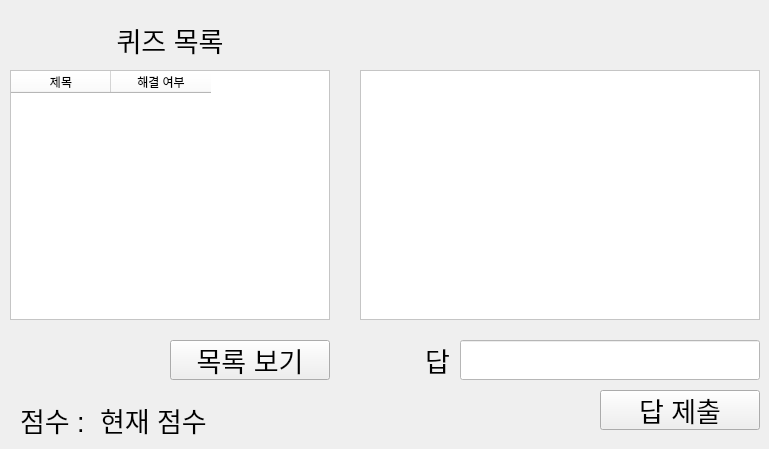
     <widget class="QWidget" name="tab_5">
      <attribute name="title">
       <string>조류</string>
      </attribute>
      <widget class="QPushButton" name="sendAnswer3">
       <property name="geometry">
        <rect>
         <x>600</x>
         <y>390</y>
         <width>160</width>
         <height>40</height>
        </rect>
       </property>
       <property name="font">
        <font>
         <pointsize>20</pointsize>
        </font>
       </property>
       <property name="text">
        <string>답 제출</string>
       </property>
      </widget>
      <widget class="QTextBrowser" name="quizText3">
       <property name="geometry">
        <rect>
         <x>360</x>
         <y>70</y>
         <width>400</width>
         <height>250</height>
        </rect>
       </property>
       <property name="font">
        <font>
         <pointsize>16</pointsize>
         <weight>75</weight>
         <bold>true</bold>
        </font>
       </property>
       <property name="styleSheet">
        <string notr="true">background-color:rgb(255, 255, 255)</string>
       </property>
       <property name="html">
        <string>&lt;!DOCTYPE HTML PUBLIC &quot;-//W3C//DTD HTML 4.0//EN&quot; &quot;http://www.w3.org/TR/REC-html40/strict.dtd&quot;&gt;
&lt;html&gt;&lt;head&gt;&lt;meta name=&quot;qrichtext&quot; content=&quot;1&quot; /&gt;&lt;style type=&quot;text/css&quot;&gt;
p, li { white-space: pre-wrap; }
&lt;/style&gt;&lt;/head&gt;&lt;body style=&quot; font-family:'Gulim'; font-size:16pt; font-weight:600; font-style:normal;&quot;&gt;
&lt;p style=&quot;-qt-paragraph-type:empty; margin-top:0px; margin-bottom:0px; margin-left:0px; margin-right:0px; -qt-block-indent:0; text-indent:0px; font-weight:400;&quot;&gt;&lt;br /&gt;&lt;/p&gt;&lt;/body&gt;&lt;/html&gt;</string>
       </property>
      </widget>
      <widget class="QLabel" name="exact3">
       <property name="geometry">
        <rect>
         <x>460</x>
         <y>390</y>
         <width>80</width>
         <height>40</height>
        </rect>
       </property>
       <property name="font">
        <font>
         <pointsize>20</pointsize>
        </font>
       </property>
       <property name="text">
        <string/>
       </property>
      </widget>
      <widget class="QLabel" name="correct3">
       <property name="geometry">
        <rect>
         <x>460</x>
         <y>20</y>
         <width>300</width>
         <height>40</height>
        </rect>
       </property>
       <property name="font">
        <font>
         <pointsize>20</pointsize>
        </font>
       </property>
       <property name="text">
        <string/>
       </property>
      </widget>
      <widget class="QLineEdit" name="answerText3">
       <property name="geometry">
        <rect>
         <x>460</x>
         <y>340</y>
         <width>300</width>
         <height>40</height>
        </rect>
       </property>
       <property name="font">
        <font>
         <pointsize>20</pointsize>
        </font>
       </property>
       <property name="styleSheet">
        <string notr="true">background-color:rgb(255, 255, 255)</string>
       </property>
      </widget>
      <widget class="QLabel" name="quizTitle_5">
       <property name="geometry">
        <rect>
         <x>10</x>
         <y>20</y>
         <width>320</width>
         <height>40</height>
        </rect>
       </property>
       <property name="font">
        <font>
         <pointsize>20</pointsize>
        </font>
       </property>
       <property name="text">
        <string>퀴즈 목록</string>
       </property>
       <property name="alignment">
        <set>Qt::AlignCenter</set>
       </property>
      </widget>
      <widget class="QPushButton" name="showQuestions3">
       <property name="geometry">
        <rect>
         <x>170</x>
         <y>340</y>
         <width>160</width>
         <height>40</height>
        </rect>
       </property>
       <property name="font">
        <font>
         <pointsize>20</pointsize>
        </font>
       </property>
       <property name="text">
        <string>목록 보기</string>
       </property>
      </widget>
      <widget class="QTableWidget" name="questionList3">
       <property name="geometry">
        <rect>
         <x>10</x>
         <y>70</y>
         <width>320</width>
         <height>250</height>
        </rect>
       </property>
       <property name="styleSheet">
        <string notr="true">background-color:rgb(255, 255, 255)</string>
       </property>
       <property name="editTriggers">
        <set>QAbstractItemView::NoEditTriggers</set>
       </property>
       <column>
        <property name="text">
         <string>제목</string>
        </property>
       </column>
       <column>
        <property name="text">
         <string>해결 여부</string>
        </property>
       </column>
      </widget>
      <widget class="QLabel" name="score3">
       <property name="geometry">
        <rect>
         <x>100</x>
         <y>400</y>
         <width>160</width>
         <height>40</height>
        </rect>
       </property>
       <property name="font">
        <font>
         <pointsize>20</pointsize>
        </font>
       </property>
       <property name="text">
        <string>현재 점수</string>
       </property>
      </widget>
      <widget class="QLabel" name="label_15">
       <property name="geometry">
        <rect>
         <x>20</x>
         <y>400</y>
         <width>80</width>
         <height>40</height>
        </rect>
       </property>
       <property name="font">
        <font>
         <pointsize>20</pointsize>
        </font>
       </property>
       <property name="text">
        <string>점수 :</string>
       </property>
      </widget>
      <widget class="QLabel" name="label_16">
       <property name="geometry">
        <rect>
         <x>370</x>
         <y>340</y>
         <width>80</width>
         <height>40</height>
        </rect>
       </property>
       <property name="font">
        <font>
         <pointsize>20</pointsize>
        </font>
       </property>
       <property name="text">
        <string>답</string>
       </property>
       <property name="alignment">
        <set>Qt::AlignRight|Qt::AlignTrailing|Qt::AlignVCenter</set>
       </property>
      </widget>
     </widget>
